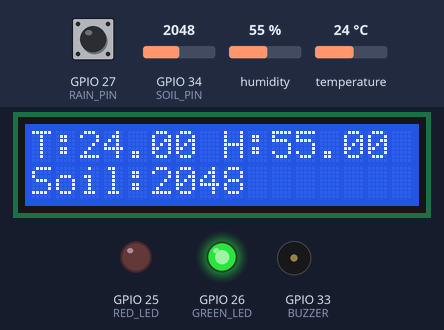
Simulated run of this sketch. Board: ESP32. On the bench: 16×2 character LCD, output pins drawn as LEDs (lit = HIGH), buzzer (waves = sounding, pin HIGH). The inputs (shaded band) are chosen by the test bench; at power-on: GPIO 34 (SOIL_PIN) = 2048, humidity 55 %, temperature 24 °C, GPIO 27 (RAIN_PIN) HIGH. WiFi joins after 1.5 s; servers stay silent unless stated.

Above: at 5.5 s.
5.6 s: GPIO 34 (SOIL_PIN) set to 2464
At 9.1 s:
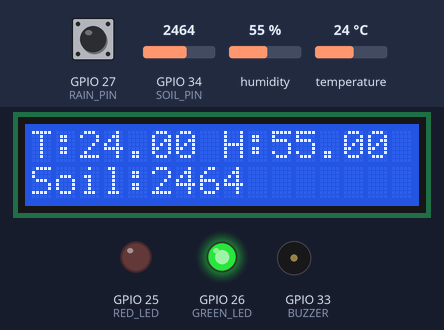
9.4 s: GPIO 34 (SOIL_PIN) set to 2559
At 11.6 s:
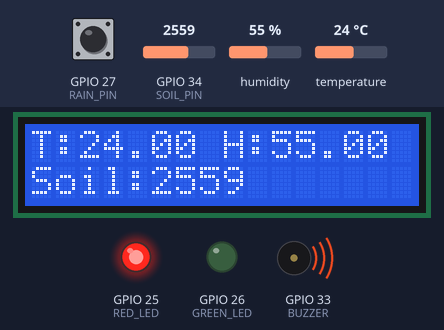
12.4 s: humidity set to 22 %
At 15.1 s:
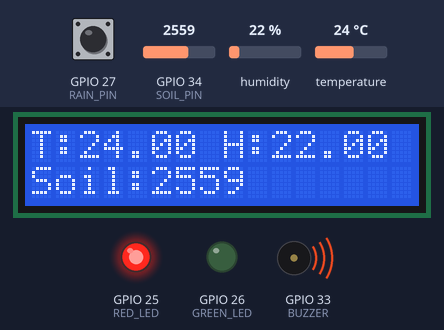
15.4 s: temperature set to 12 °C
At 17.4 s:
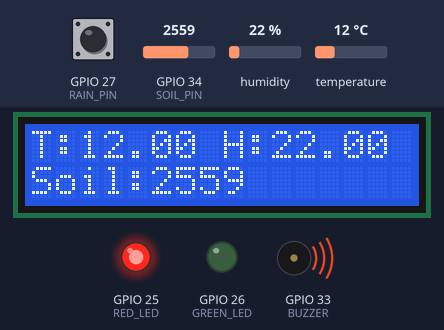
18.4 s: humidity set to 40 %
At 20.8 s:
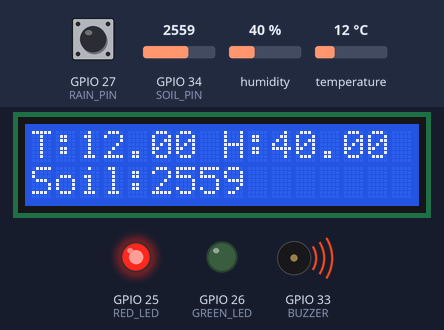
21.4 s: GPIO 34 (SOIL_PIN) set to 2460
At 24.3 s:
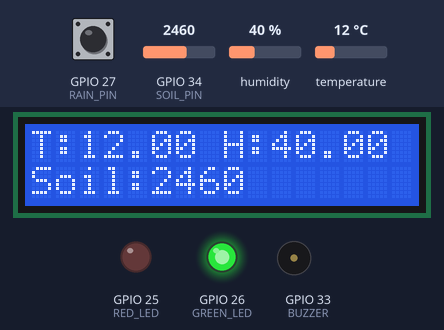
Timing chart, 0 to 25.4 s (numbered marks = the images above; inputs shaded):
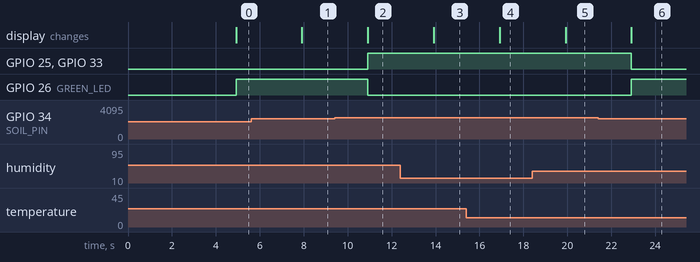

Measured:
- the behaviour switches between 2500 and 2501 on GPIO 34 (SOIL_PIN) (found by bisection; images 1 and 2)
- after the input at 5.6 s, the display: changes after 2.3 s (image 1)
- after the input at 9.4 s, GPIO 25 (RED_LED), GPIO 33 (BUZZER): LOW → HIGH after 1.5 s; GPIO 26 (GREEN_LED): HIGH → LOW after 1.5 s; the display: changes after 1.5 s (image 2)
- after the input at 12.4 s, the display: changes after 1.5 s (image 3)
- after the input at 15.4 s, the display: changes after 1.5 s (image 4)
- after the input at 18.4 s, the display: changes after 1.5 s (image 5)
- after the input at 21.4 s, GPIO 25 (RED_LED), GPIO 33 (BUZZER): HIGH → LOW after 1.5 s; GPIO 26 (GREEN_LED): LOW → HIGH after 1.5 s; the display: changes after 1.5 s (image 6)

The sketch:

esp32_crop_damage_prevention.ino
```cpp
#define BLYNK_PRINT Serial

#define BLYNK_TEMPLATE_ID "Your_Template_ID"
#define BLYNK_TEMPLATE_NAME "Crop Damage Prevention"
#define BLYNK_AUTH_TOKEN "Your_Auth_Token"

#include <WiFi.h>
#include <BlynkSimpleEsp32.h>
#include <DHT.h>
#include <Wire.h>
#include <LiquidCrystal_I2C.h>

// WiFi Credentials
char ssid[] = "Your_WiFi_Name";
char pass[] = "Your_WiFi_Password";

// Pin Definitions
#define SOIL_PIN 34
#define RAIN_PIN 27
#define DHT_PIN 4
#define RED_LED 25
#define GREEN_LED 26
#define BUZZER 33

#define DHTTYPE DHT11

DHT dht(DHT_PIN, DHTTYPE);
LiquidCrystal_I2C lcd(0x27, 16, 2);
BlynkTimer timer;

// Function to read sensors
void readSensors() {
  int soilValue = analogRead(SOIL_PIN);
  int rainValue = digitalRead(RAIN_PIN);
  float temp = dht.readTemperature();
  float hum = dht.readHumidity();

  lcd.clear();
  lcd.setCursor(0, 0);
  lcd.print("T:");
  lcd.print(temp);
  lcd.print(" H:");
  lcd.print(hum);

  lcd.setCursor(0, 1);
  lcd.print("Soil:");
  lcd.print(soilValue);

  if (soilValue > 2500 || rainValue == LOW) {
    digitalWrite(RED_LED, HIGH);
    digitalWrite(GREEN_LED, LOW);
    digitalWrite(BUZZER, HIGH);

    Blynk.logEvent("crop_alert", "⚠ Crop Risk Detected!");
  } else {
    digitalWrite(RED_LED, LOW);
    digitalWrite(GREEN_LED, HIGH);
    digitalWrite(BUZZER, LOW);
  }
}

void setup() {
  Serial.begin(9600);

  pinMode(RED_LED, OUTPUT);
  pinMode(GREEN_LED, OUTPUT);
  pinMode(BUZZER, OUTPUT);
  pinMode(RAIN_PIN, INPUT);

  lcd.init();
  lcd.backlight();

  dht.begin();

  Blynk.begin(BLYNK_AUTH_TOKEN, ssid, pass);

  timer.setInterval(3000L, readSensors);
}

void loop() {
  Blynk.run();
  timer.run();
}
```
